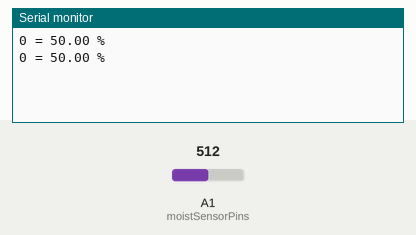
Bench run of a sketch on a simulated Arduino Uno, built with avr-gcc and run on an emulated ATmega328P. Shown: the last lines printed to the serial monitor. The test bench sets the inputs (shaded band); at power-on: A1 (moistSensorPins) = 512.

Above: at 5.8 s.
5.9 s: A1 (moistSensorPins) set to 716
At 10.7 s:
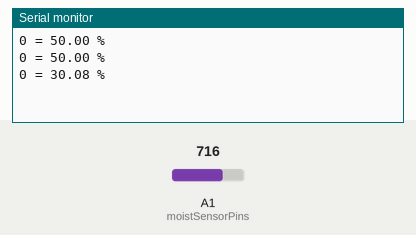
11.9 s: A1 (moistSensorPins) set to 900
At 15.8 s:
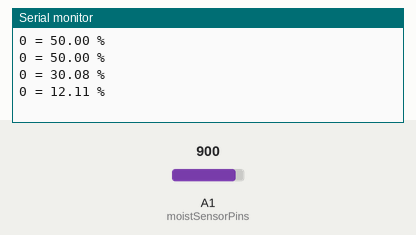
Timing chart, 0 to 17.3 s (numbered marks = the images above; inputs shaded):
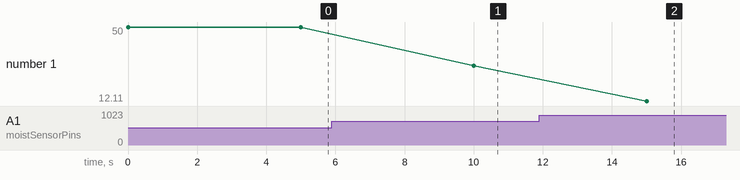

Measured:
- after the input at 5.9 s, the serial monitor: prints a new line after 4.1 s (image 1)
- after the input at 11.9 s, the serial monitor: prints a new line after 3.1 s (image 2)
- plotted number 1: 50 → 30.08 after the input at 5.9 s, 30.08 → 12.11 after the input at 11.9 s

The sketch:

reader.ino
```cpp
int moistSensorPins[] = {A1};
int delayInMinis=5000;

void setup()
{
  Serial.begin(9600);
}

void loop()
{
  for (int moistSensorPin = 0; moistSensorPin < (sizeof(moistSensorPins)/sizeof(int)); moistSensorPin++)
  {
    Serial.print(moistSensorPin);
    Serial.print(" = ");
    Serial.print(readSensor(moistSensorPins[moistSensorPin]));
    Serial.println(" %");
  }
  delay(delayInMinis);
}

double readSensor(int moistSensorPin)
{
  int sensorValue = analogRead(moistSensorPin);
  double percentage=100*(1.0-(sensorValue/1024.0));
  return percentage;
}
```
